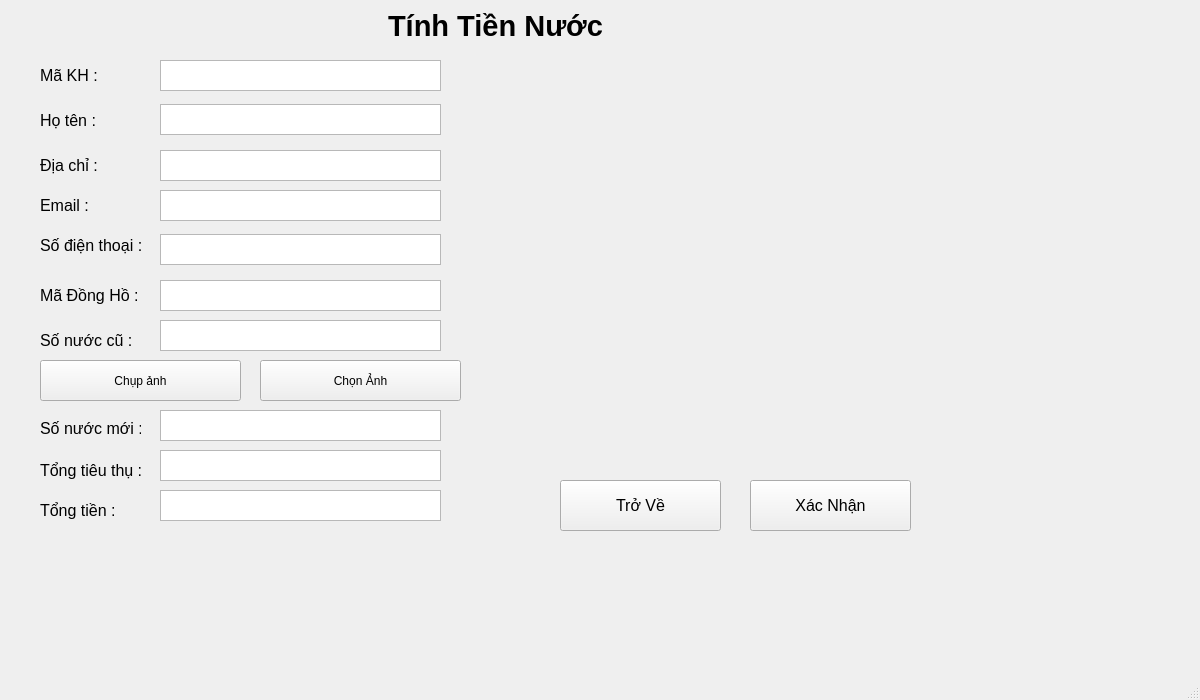
<?xml version="1.0" encoding="UTF-8"?>
<ui version="4.0">
 <class>MainWindow</class>
 <widget class="QMainWindow" name="MainWindow">
  <property name="geometry">
   <rect>
    <x>0</x>
    <y>0</y>
    <width>1200</width>
    <height>700</height>
   </rect>
  </property>
  <property name="windowTitle">
   <string>Tính Tiền Nước</string>
  </property>
  <widget class="QWidget" name="centralwidget">
   <widget class="QLabel" name="label_6">
    <property name="geometry">
     <rect>
      <x>40</x>
      <y>420</y>
      <width>101</width>
      <height>16</height>
     </rect>
    </property>
    <property name="font">
     <font>
      <pointsize>12</pointsize>
     </font>
    </property>
    <property name="text">
     <string>Số nước mới :</string>
    </property>
   </widget>
   <widget class="QPushButton" name="btnSubmit">
    <property name="geometry">
     <rect>
      <x>750</x>
      <y>480</y>
      <width>161</width>
      <height>51</height>
     </rect>
    </property>
    <property name="font">
     <font>
      <pointsize>12</pointsize>
     </font>
    </property>
    <property name="cursor">
     <cursorShape>OpenHandCursor</cursorShape>
    </property>
    <property name="text">
     <string>Xác Nhận</string>
    </property>
   </widget>
   <widget class="QLabel" name="label_9">
    <property name="geometry">
     <rect>
      <x>40</x>
      <y>500</y>
      <width>101</width>
      <height>21</height>
     </rect>
    </property>
    <property name="font">
     <font>
      <pointsize>12</pointsize>
     </font>
    </property>
    <property name="text">
     <string>Tổng tiền :</string>
    </property>
   </widget>
   <widget class="QTextEdit" name="txtSoNuocSau">
    <property name="enabled">
     <bool>true</bool>
    </property>
    <property name="geometry">
     <rect>
      <x>160</x>
      <y>410</y>
      <width>281</width>
      <height>31</height>
     </rect>
    </property>
   </widget>
   <widget class="QTextEdit" name="txtSoDienThoai">
    <property name="enabled">
     <bool>true</bool>
    </property>
    <property name="geometry">
     <rect>
      <x>160</x>
      <y>234</y>
      <width>281</width>
      <height>31</height>
     </rect>
    </property>
    <property name="readOnly">
     <bool>true</bool>
    </property>
   </widget>
   <widget class="QTextEdit" name="txtDiaChi">
    <property name="enabled">
     <bool>true</bool>
    </property>
    <property name="geometry">
     <rect>
      <x>160</x>
      <y>150</y>
      <width>281</width>
      <height>31</height>
     </rect>
    </property>
    <property name="readOnly">
     <bool>true</bool>
    </property>
   </widget>
   <widget class="QTextEdit" name="txtTongTieuThu">
    <property name="enabled">
     <bool>true</bool>
    </property>
    <property name="geometry">
     <rect>
      <x>160</x>
      <y>450</y>
      <width>281</width>
      <height>31</height>
     </rect>
    </property>
    <property name="readOnly">
     <bool>true</bool>
    </property>
   </widget>
   <widget class="QTextEdit" name="txtSoNuocTruoc">
    <property name="enabled">
     <bool>true</bool>
    </property>
    <property name="geometry">
     <rect>
      <x>160</x>
      <y>320</y>
      <width>281</width>
      <height>31</height>
     </rect>
    </property>
    <property name="readOnly">
     <bool>true</bool>
    </property>
   </widget>
   <widget class="QLabel" name="hinhAnhDaChon">
    <property name="geometry">
     <rect>
      <x>580</x>
      <y>80</y>
      <width>331</width>
      <height>321</height>
     </rect>
    </property>
    <property name="text">
     <string/>
    </property>
    <property name="pixmap">
     <pixmap>C:/Users/dvmv2/OneDrive/Pictures/Wallpaper/1.jpg</pixmap>
    </property>
   </widget>
   <widget class="QLabel" name="label_3">
    <property name="geometry">
     <rect>
      <x>40</x>
      <y>150</y>
      <width>81</width>
      <height>31</height>
     </rect>
    </property>
    <property name="font">
     <font>
      <pointsize>12</pointsize>
     </font>
    </property>
    <property name="text">
     <string>Địa chỉ :</string>
    </property>
   </widget>
   <widget class="QLabel" name="label_4">
    <property name="geometry">
     <rect>
      <x>40</x>
      <y>230</y>
      <width>101</width>
      <height>31</height>
     </rect>
    </property>
    <property name="font">
     <font>
      <pointsize>12</pointsize>
     </font>
    </property>
    <property name="text">
     <string>Số điện thoại :</string>
    </property>
   </widget>
   <widget class="QPushButton" name="btnClose">
    <property name="geometry">
     <rect>
      <x>560</x>
      <y>480</y>
      <width>161</width>
      <height>51</height>
     </rect>
    </property>
    <property name="font">
     <font>
      <pointsize>12</pointsize>
     </font>
    </property>
    <property name="cursor">
     <cursorShape>OpenHandCursor</cursorShape>
    </property>
    <property name="text">
     <string>Trở Về</string>
    </property>
   </widget>
   <widget class="QLabel" name="lbTittle">
    <property name="geometry">
     <rect>
      <x>290</x>
      <y>0</y>
      <width>411</width>
      <height>51</height>
     </rect>
    </property>
    <property name="font">
     <font>
      <pointsize>22</pointsize>
      <bold>true</bold>
     </font>
    </property>
    <property name="text">
     <string>Tính Tiền Nước</string>
    </property>
    <property name="alignment">
     <set>Qt::AlignCenter</set>
    </property>
   </widget>
   <widget class="QPushButton" name="btnCapture">
    <property name="geometry">
     <rect>
      <x>40</x>
      <y>360</y>
      <width>201</width>
      <height>41</height>
     </rect>
    </property>
    <property name="text">
     <string>Chụp ảnh</string>
    </property>
   </widget>
   <widget class="QLabel" name="label_2">
    <property name="geometry">
     <rect>
      <x>40</x>
      <y>110</y>
      <width>81</width>
      <height>21</height>
     </rect>
    </property>
    <property name="font">
     <font>
      <pointsize>12</pointsize>
     </font>
    </property>
    <property name="text">
     <string>Họ tên :</string>
    </property>
   </widget>
   <widget class="QLabel" name="label_7">
    <property name="geometry">
     <rect>
      <x>40</x>
      <y>330</y>
      <width>91</width>
      <height>21</height>
     </rect>
    </property>
    <property name="font">
     <font>
      <pointsize>12</pointsize>
     </font>
    </property>
    <property name="text">
     <string>Số nước cũ :</string>
    </property>
   </widget>
   <widget class="QTextEdit" name="txtHoTen">
    <property name="enabled">
     <bool>true</bool>
    </property>
    <property name="geometry">
     <rect>
      <x>160</x>
      <y>104</y>
      <width>281</width>
      <height>31</height>
     </rect>
    </property>
    <property name="readOnly">
     <bool>true</bool>
    </property>
   </widget>
   <widget class="QTextEdit" name="txtTongTien">
    <property name="enabled">
     <bool>true</bool>
    </property>
    <property name="geometry">
     <rect>
      <x>160</x>
      <y>490</y>
      <width>281</width>
      <height>31</height>
     </rect>
    </property>
    <property name="readOnly">
     <bool>true</bool>
    </property>
   </widget>
   <widget class="QLabel" name="label_8">
    <property name="geometry">
     <rect>
      <x>40</x>
      <y>460</y>
      <width>101</width>
      <height>21</height>
     </rect>
    </property>
    <property name="font">
     <font>
      <pointsize>12</pointsize>
     </font>
    </property>
    <property name="text">
     <string>Tổng tiêu thụ :</string>
    </property>
   </widget>
   <widget class="QLabel" name="label_5">
    <property name="geometry">
     <rect>
      <x>40</x>
      <y>60</y>
      <width>81</width>
      <height>31</height>
     </rect>
    </property>
    <property name="font">
     <font>
      <pointsize>12</pointsize>
     </font>
    </property>
    <property name="text">
     <string>Mã KH :</string>
    </property>
   </widget>
   <widget class="QTextEdit" name="txtMaKH">
    <property name="enabled">
     <bool>true</bool>
    </property>
    <property name="geometry">
     <rect>
      <x>160</x>
      <y>60</y>
      <width>281</width>
      <height>31</height>
     </rect>
    </property>
    <property name="readOnly">
     <bool>true</bool>
    </property>
   </widget>
   <widget class="QTextEdit" name="txtEmail">
    <property name="enabled">
     <bool>true</bool>
    </property>
    <property name="geometry">
     <rect>
      <x>160</x>
      <y>190</y>
      <width>281</width>
      <height>31</height>
     </rect>
    </property>
    <property name="readOnly">
     <bool>true</bool>
    </property>
   </widget>
   <widget class="QLabel" name="label_10">
    <property name="geometry">
     <rect>
      <x>40</x>
      <y>190</y>
      <width>81</width>
      <height>31</height>
     </rect>
    </property>
    <property name="font">
     <font>
      <pointsize>12</pointsize>
     </font>
    </property>
    <property name="text">
     <string>Email :</string>
    </property>
   </widget>
   <widget class="QTextEdit" name="txtMaDongHoNuoc">
    <property name="enabled">
     <bool>true</bool>
    </property>
    <property name="geometry">
     <rect>
      <x>160</x>
      <y>280</y>
      <width>281</width>
      <height>31</height>
     </rect>
    </property>
    <property name="readOnly">
     <bool>true</bool>
    </property>
   </widget>
   <widget class="QLabel" name="label_11">
    <property name="geometry">
     <rect>
      <x>40</x>
      <y>280</y>
      <width>101</width>
      <height>31</height>
     </rect>
    </property>
    <property name="font">
     <font>
      <pointsize>12</pointsize>
     </font>
    </property>
    <property name="text">
     <string>Mã Đồng Hồ :</string>
    </property>
   </widget>
   <widget class="QPushButton" name="btnChoose">
    <property name="geometry">
     <rect>
      <x>260</x>
      <y>360</y>
      <width>201</width>
      <height>41</height>
     </rect>
    </property>
    <property name="text">
     <string>Chọn Ảnh</string>
    </property>
   </widget>
  </widget>
  <widget class="QMenuBar" name="menubar">
   <property name="geometry">
    <rect>
     <x>0</x>
     <y>0</y>
     <width>1000</width>
     <height>22</height>
    </rect>
   </property>
  </widget>
  <widget class="QStatusBar" name="statusbar"/>
 </widget>
 <resources/>
 <connections/>
</ui>
